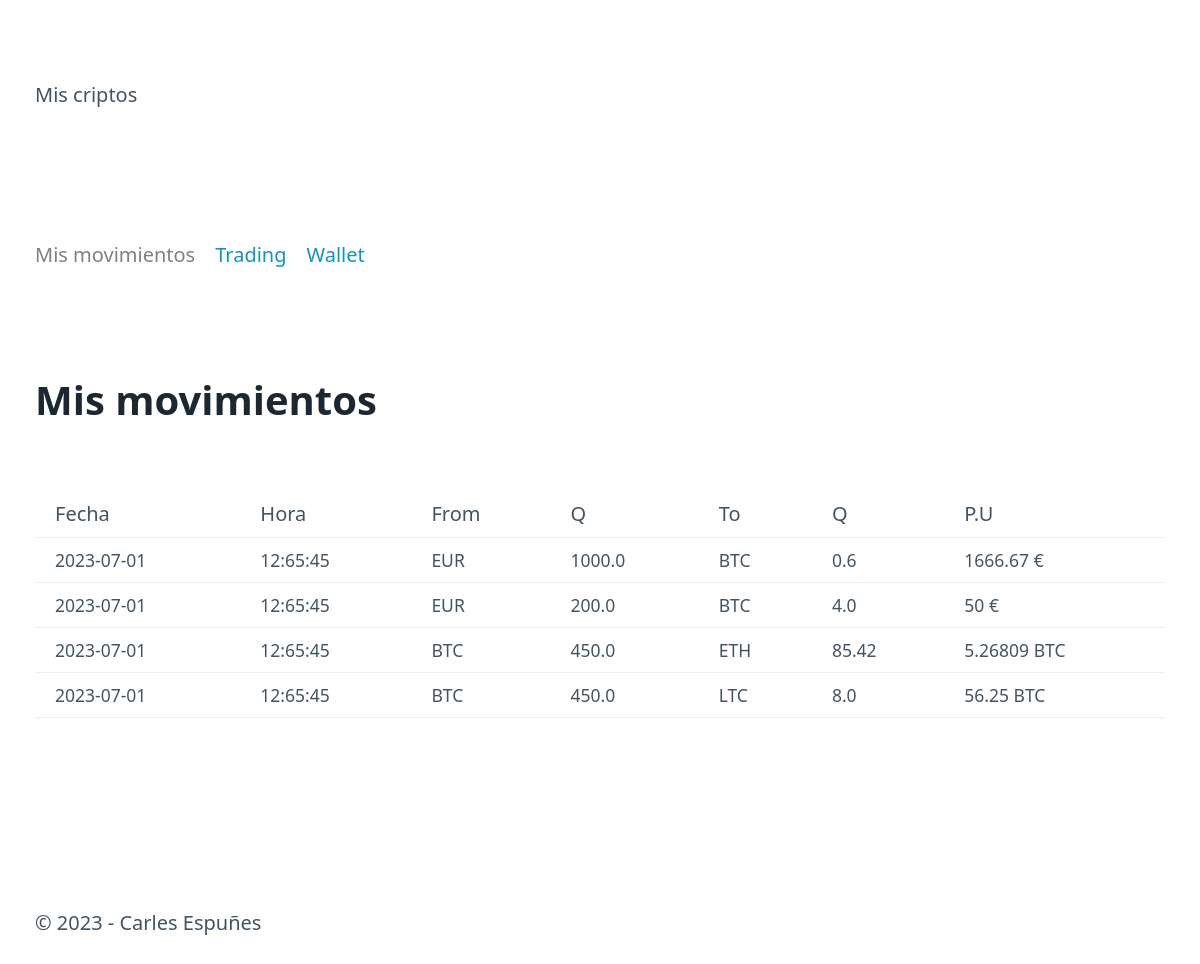
The page / on the database its author committed.
### tables this page shows
CREATE TABLE "movements" (
	"id"	INTEGER,
	"date"	TEXT NOT NULL,
	"time"	TEXT NOT NULL,
	"moneda_from"	TEXT NOT NULL,
	"cantidad_from"	REAL NOT NULL,
	"moneda_to"	TEXT NOT NULL,
	"cantidad_to"	REAL NOT NULL,
	PRIMARY KEY("id" AUTOINCREMENT)
);

### mis_criptos/routes.py (the view)
@app.route("/")
def index():
    try:
        movements= dao.get_all()
        return render_template("index.html", movements=movements, title="Mis movimientos", route=request.path)
    except ValueError as e:
        flash("Su fichero de datos está corrupto")
        flash(str(e))
        return render_template("index.html", movements=[], title="Mis Movimientos")

### mis_criptos/models.py (called while the page is built)
    def get_all(self):
        query="""
        SELECT  date, time, moneda_from, cantidad_from, moneda_to, cantidad_to, id FROM movements ORDER by date, time;
        """
        conn=sqlite3.connect(self.path)
        cur=conn.cursor()
        cur.execute(query)
        res=cur.fetchall()
        lista = [Movement(*reg) for reg in res]
        conn.close()
        return lista

### mis_criptos/templates/index.html
{% extends "base.html" %}
{%block content%}
    <div>
        <h1>Mis movimientos</h1>
    </div>
    {% if movements != [] %}
        <table>
            <tr>
                <th>Fecha</th>
                <th>Hora</th>
                <th>From</th>
                <th>Q</th>
                <th>To</th>
                <th>Q</th>
                <th>P.U</th>
            </tr>
            {% for movement in movements %}
            <tr>
                <td>{{ movement.date }}</td>
                <td>{{ movement.time }}</td>
                <td>{{ movement.moneda_from }}</td>
                <td>{{ movement.cantidad_from }}</td>
                <td>{{ movement.moneda_to }}</td>
                <td>{{ movement.cantidad_to }}</td>
                <td>{% if movement.moneda_from == "EUR" %} {% if (movement.cantidad_from / movement.cantidad_to).is_integer() %}  {{ (movement.cantidad_from / movement.cantidad_to)| int }} {% else %} {{ (movement.cantidad_from / movement.cantidad_to)| float | round(2) }} {% endif %} € {% else %} {{ (movement.cantidad_from / movement.cantidad_to) | round(5) }} {{ movement.moneda_from }} {% endif %}</td>
            </tr>
            {% endfor %}
        </table>
    {% else %}
        <p>SIN MOVIMIENTOS</p>
    {% endif %}
{%endblock%}

### mis_criptos/templates/base.html (shortened to what this page needs)
<html lang="en">
    <head>
        <link rel="stylesheet" href="/static/pico.css">
        <link rel="stylesheet" href="/static/styles.css">
    </head>
    <body>
        <header id="header">
            <p class="container">Mis criptos</p>
        </header>
        <nav class="container">
            <ul>
                <li><a href="{{ url_for('index') }}" {% if route == "/" %} class="deactivate" {% endif %}>Mis movimientos</a></li>
                <li><a href="{{ url_for('trading') }}" {% if route == "/purchase" %} class="deactivate" {% endif %}>Trading</a></li>
                <li><a href="{{ url_for('wallet') }}" {% if route == "/status" %} class="deactivate" {% endif %}>Wallet</a></li>
            </ul>
        </nav>
        <main class="container">
            {% block content %}{%endblock%}
        </main>
        <footer>
            <p class="container">&copy; 2023  -  Carles Espuñes</p>
        </footer>
    </body>
</html>

### mis_criptos/static/styles.css (style rules this page uses)
a.deactivate { pointer-events: none; color: gray; text-decoration: none; cursor: default; }

### rows shown on the page
movements: date "2023-07-01", time "12:65:45", moneda_from "EUR", cantidad_from "1000.0", moneda_to "BTC", cantidad_to "0.6", cantidad_from+cantidad_to "1666.67"
movements: date "2023-07-01", time "12:65:45", moneda_from "EUR", cantidad_from "200.0", moneda_to "BTC", cantidad_to "4.0", (movement.cantidad_from/movement.cantidad_to)|int "50"
movements: date "2023-07-01", time "12:65:45", moneda_from "BTC", cantidad_from "450.0", moneda_to "ETH", cantidad_to "85.42", (movement.cantidad_from/movement.cantidad_to)|round(5) "5.26809"
movements: date "2023-07-01", time "12:65:45", moneda_from "BTC", cantidad_from "450.0", moneda_to "LTC", cantidad_to "8.0", (movement.cantidad_from/movement.cantidad_to)|round(5) "56.25"
